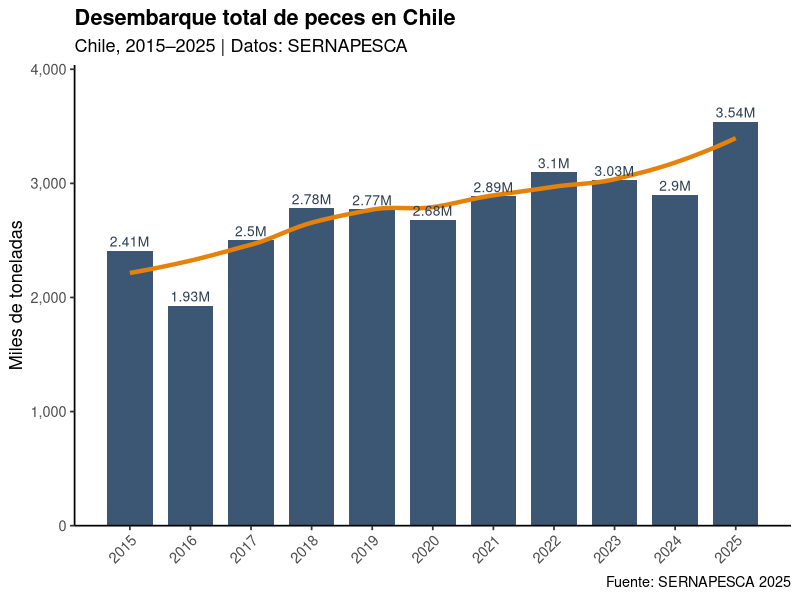
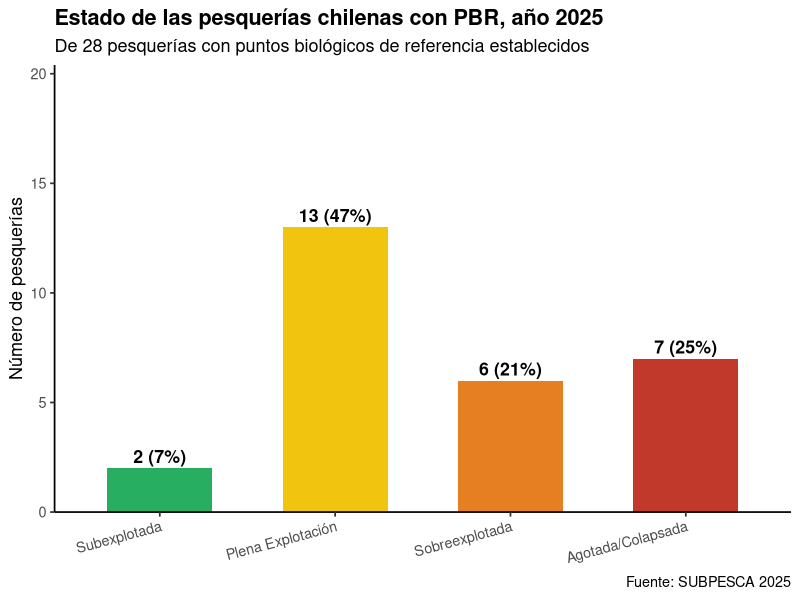

The R script that drew these images, in order:
## ---- chunk 1
library(ggplot2)
library(dplyr)
library(tidyr)
library(scales)
library(knitr)
library(kableExtra)
## ---- chunk 2
anos   <- 2015:2025
total  <- c(2410579,1928598,2500562,2782188,2773500,
            2681998,2886478,3096605,3028375,2900536,3541604)

df_tot <- data.frame(YY = anos, Total_mil = total/1000)

ggplot(df_tot, aes(x = YY, y = Total_mil)) +
  geom_col(fill = "#1A3A5C", alpha = 0.85, width = 0.75) +
  geom_smooth(method = "loess", color = "#E6820A", linewidth = 1.5, se = FALSE) +
  geom_text(aes(label = paste0(round(Total_mil/1000,2),"M")),
            vjust = -0.4, size = 3.5, color = "#2C3E50") +
  scale_x_continuous(breaks = 2015:2025) +
  scale_y_continuous(labels = label_comma(),
                     expand  = expansion(mult = c(0, 0.14))) +
  labs(title   = "Desembarque total de peces en Chile",
       subtitle = "Chile, 2015–2025 | Datos: SERNAPESCA",
       x = NULL, y = "Miles de toneladas",
       caption = "Fuente: SERNAPESCA 2025") +
  theme_classic(13) +
  theme(plot.title   = element_text(face = "bold"),
        axis.text.x  = element_text(angle = 45, hjust = 1))
## ---- chunk 3
df_estados <- data.frame(
  Estado = c("Subexplotada","Plena Explotación","Sobreexplotada","Agotada o Colapsada"),
  Criterio_Biomasa = c("B > B_RMS","B ≈ B_RMS","B < B_RMS","B < B_límite"),
  Criterio_F = c("F < F_RMS","F ≈ F_RMS","F > F_RMS","Capturas mínimas históricas"),
  Implicancia = c(
    "Potencial para mayor rendimiento; puede aumentarse el esfuerzo cautelosamente",
    "Stock en o cerca de su rendimiento máximo; mantener esfuerzo",
    "No sostenible a largo plazo; riesgo de colapso si no se reduce F",
    "Stock sin capacidad de recuperación natural adecuada; veda o drástica reducción"
  )
)

kable(df_estados,
      caption = "Estados de situación de pesquerías según LGPA Art. 2 N°59",
      col.names = c("Estado","Criterio (Biomasa)","Criterio (F/U)","Implicancia para el manejo")) %>%
  kable_styling(bootstrap_options = c("striped","hover"), full_width = TRUE) %>%
  row_spec(1, color = "#155724", background = "#D4EDDA") %>%
  row_spec(2, color = "#856404", background = "#FFF3CD") %>%
  row_spec(3, color = "#721c24", background = "#F8D7DA") %>%
  row_spec(4, color = "#FFFFFF", background = "#721c24")
## ---- chunk 4
df_pbr <- data.frame(
  Estado = factor(c("Subexplotada","Plena Explotación","Sobreexplotada","Agotada/Colapsada"),
                  levels = c("Subexplotada","Plena Explotación","Sobreexplotada","Agotada/Colapsada")),
  N      = c(2,13,6,7),
  Pct    = c(7,47,21,25),
  Color  = c("#27AE60","#F1C40F","#E67E22","#C0392B")
)

ggplot(df_pbr, aes(x = Estado, y = N, fill = Estado)) +
  geom_col(width = 0.6, show.legend = FALSE) +
  geom_text(aes(label = paste0(N," (",Pct,"%)")),
            vjust = -0.4, fontface = "bold", size = 4.5) +
  scale_fill_manual(values = df_pbr$Color) +
  scale_y_continuous(expand = expansion(mult = c(0, 0.2)), limits = c(0,17)) +
  labs(title   = "Estado de las pesquerías chilenas con PBR, año 2025",
       subtitle = "De 28 pesquerías con puntos biológicos de referencia establecidos",
       x = NULL, y = "Número de pesquerías",
       caption = "Fuente: SUBPESCA 2025") +
  theme_classic(13) +
  theme(plot.title  = element_text(face = "bold"),
        axis.text.x = element_text(angle = 15, hjust = 1))
## ---- chunk 5
glosario <- data.frame(
  Término = c("Recurso renovable","Biología de Recursos","Biomasa (B)","Mortalidad por pesca (F)",
               "RMS","B_RMS","F_RMS","PBR","LGPA","CCT","Pesquería tipo 'S'","AMERB","CPUE",
               "Reclutamiento","Unidad de pesquería","Metapoblación"),
  Definición = c(
    "Recurso natural que puede regenerarse si la tasa de extracción es menor a la de reproducción.",
    "Disciplina que estudia poblaciones de organismos acuáticos explotados para proveer bases del manejo sustentable.",
    "Masa total del stock explotable expresada en toneladas.",
    "Fracción de la biomasa que muere anualmente por causa de la pesca.",
    "Rendimiento Máximo Sostenible: mayor nivel promedio de captura sostenible en el tiempo.",
    "Nivel de biomasa al que se logra el RMS; referencia objetivo de manejo.",
    "Tasa de mortalidad por pesca al nivel del RMS.",
    "Punto Biológico de Referencia: valor estandarizado que define el estado de situación de la pesquería.",
    "Ley General de Pesca y Acuicultura (N° 18.892): marco normativo de la actividad pesquera en Chile.",
    "Comité Científico Técnico Pesquero: órgano asesor que define el estado de situación y los PBR.",
    "Pesquería artesanal, espacialmente estructurada, sustentada por stocks sedentarios (Orensanz et al., 2005).",
    "Área de Manejo y Explotación de Recursos Bentónicos: derechos de acceso territoriales.",
    "Captura por Unidad de Esfuerzo: índice de abundancia relativa = Captura / Esfuerzo.",
    "Individuos jóvenes que se incorporan al stock explotable al alcanzar la talla/edad de primera captura.",
    "Área geográfica dentro de la cual un stock se evalúa y gestiona como unidad.",
    "Conjunto de subpoblaciones locales de la misma especie conectadas por dispersión larval."
  )
)
kable(glosario, col.names = c("Término","Definición"),
      caption = "Glosario de términos esenciales — Clase 1") %>%
  kable_styling(bootstrap_options = c("striped","hover","condensed"), full_width = TRUE, font_size = 13) %>%
  column_spec(1, bold = TRUE, width = "25%")
